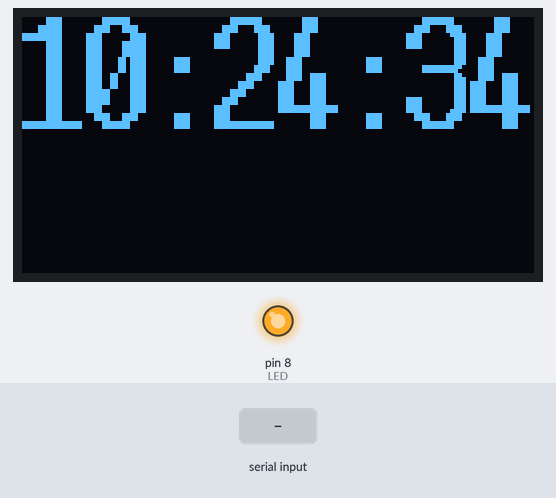
This sketch was run on a simulated Arduino Uno, built with avr-gcc and run on an emulated ATmega328P. Shown: 128×64 one-colour display, output pins drawn as LEDs (lit = HIGH). Dashed ring = blinking. The inputs (shaded band) are chosen by the test bench. The local clock reads 2024-03-15 10:24:30 at power-on unless the sketch sets it; pins used as bus, display or sensor lines are not drawn; what the sketch prints to the serial monitor is not drawn.

Above: at 4.2 s.
4.3 s: "h90\n" received over Serial
5.8 s: "90,45,200,10,150,30\n" received over Serial
At 6.7 s:
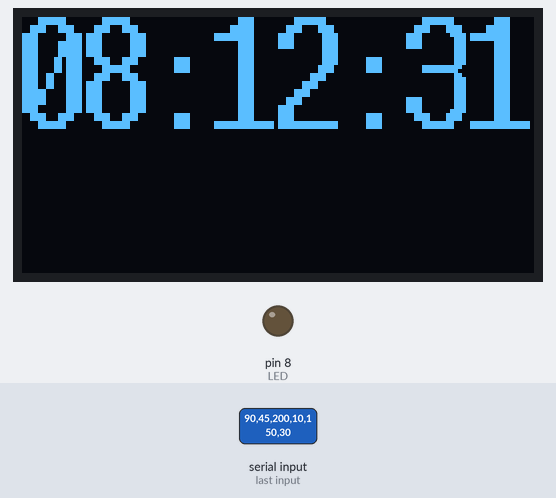
7.5 s: "w90\n" received over Serial
At 9.1 s:
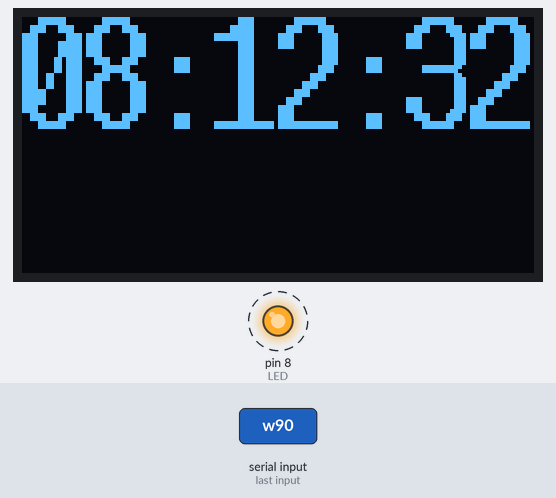
Timing chart, 0 to 15.5 s (numbered marks = the images above; inputs shaded):
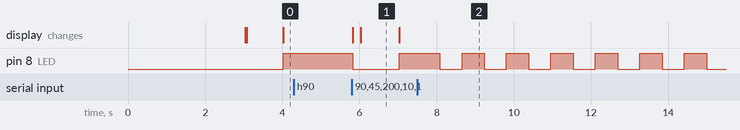

Measured:
- after the input at 4.3 s, every drawn part: stays the same
- after the input at 5.8 s, pin 8 (LED): HIGH → LOW at once, → HIGH 1.2 s later; the display: first changes at once (image 1 shows a later state)
- after the input at 7.5 s, pin 8 (LED): alternates HIGH for 0.58 s and LOW for 0.58 s, starting after 0.58 s
- what the display in image 1 shows lasts 1.0 s, from 6.0 s to 7.0 s

The sketch:

jt9Encode.ino
```cpp
/* jt9 with encode
  Anthony LE CREN F4GOH@orange.fr
  Created 16/7/2021
  the program send jt9 sequence every 2 minutes
  In serial Monitor
  key 'h' to set up RTC
  key 'w' to jt9 wspr sequence 85 symbols
*/


#include <SPI.h>
#include <EEPROM.h>
#include <DS3232RTC.h> //http://github.com/JChristensen/DS3232RTC
#include <Wire.h>
#include <Time.h>
#include "SSD1306AsciiWire.h"
#include <JTEncode.h>


SSD1306AsciiWire oled;  //afficheur oled;

JTEncode jtencode;

#define LED 8
#define W_CLK 13
#define FQ_UD 10
#define RESET 9
#define FREQUENCY 3570100  //base freq
#define MESSAGE "CQ F4GOH JN07"
#define JT9_TONE_SPACING        1.736f
#define JT9_DELAY               576


long factor = -1500;		//adjust frequency to band
int secPrec = 0;

tmElements_t tm;

uint8_t jt9Symb[JT9_SYMBOL_COUNT];

void setup() {


  Serial.begin(115200);
  Serial.print("hello");
  pinMode(LED, OUTPUT);
  oled.begin(&Adafruit128x64, 0x3C);
  oled.setFont(TimesNewRoman16_bold);
  oled.clear();
  oled.setCursor(5, 0);
  oled.println(F("JT9"));
  oled.setCursor(10, 3);   //x y
  oled.print(F("F4GOH 2021"));
  oled.setFont(fixednums15x31);
  delay(3000);
  oled.clear();
  initDds();

  setfreq(0, 0);
  setfreq(0, 0);


  memset(jt9Symb, 0, JT9_SYMBOL_COUNT);   //clear memory
  jtencode.jt9_encode(MESSAGE, jt9Symb);
  int n, lf;
  lf = 0;
  for (n = 0; n < JT9_SYMBOL_COUNT; n++) {   //print symbols on serial monitor
    if (lf % 16 == 0) {
      Serial.println();
      Serial.print(n);
      Serial.print(": ");
    }
    lf++;
    Serial.print(jt9Symb[n]);
    Serial.print(',');
  }
  Serial.println();
}


void loop() {
  char c;
  if (Serial.available() > 0) {
    c = Serial.read();
    Serial.println(c);
    if (c == 'h') {
      majRtc();
    }
    if (c == 'w') {
      sendJt9(FREQUENCY);
    }
  }
  RTC.read(tm);

  if ((tm.Minute % 2) == 0 && tm.Second == 0) {
    sendJt9(FREQUENCY);
  }

  if (secPrec != tm.Second) {
    Serial.print(tm.Hour);
    Serial.print(":");
    Serial.print(tm.Minute);
    Serial.print(":");
    Serial.println(tm.Second);
    char heure[10];
    sprintf(heure, "%02d:%02d:%02d", tm.Hour, tm.Minute, tm.Second);
    oled.setCursor(0, 0);
    oled.print(heure);    secPrec = tm.Second;
    if (tm.Second % 2 == 0) digitalWrite(LED, digitalRead(LED) ^ 1);
  }
  delay(10);
}


/********************************************************
  AD9850 routines
 ********************************************************/


void initDds()
{
  SPI.begin();
  pinMode(W_CLK, OUTPUT);
  pinMode(FQ_UD, OUTPUT);
  pinMode(RESET, OUTPUT);

  SPI.setBitOrder(LSBFIRST);
  SPI.setDataMode(SPI_MODE0);

  pulse(RESET);
  pulse(W_CLK);
  pulse(FQ_UD);

}

void pulse(int pin) {
  digitalWrite(pin, HIGH);
  // delay(1);
  digitalWrite(pin, LOW);
}


void setfreq(double f, uint16_t p) {
  uint32_t deltaphase;

  deltaphase = f * 4294967296.0 / (125000000 + factor);
  for (int i = 0; i < 4; i++, deltaphase >>= 8) {
    SPI.transfer(deltaphase & 0xFF);
  }
  SPI.transfer((p << 3) & 0xFF) ;
  pulse(FQ_UD);
}


void sendJt9(long freq) {

  int a = 0;
  for (int element = 0; element < JT9_SYMBOL_COUNT; element++) {    // For each element in the message
    a = int(jt9Symb[element]); //   get the numerical ASCII Code
    setfreq((double) freq + (double) a * JT9_TONE_SPACING, 0);
    delay(JT9_DELAY);
    Serial.print(a);
    digitalWrite(LED, digitalRead(LED) ^ 1);
  }
  setfreq(0, 0);
  Serial.println("EOT");
}

void majRtc()
{
  time_t t;
  //check for input to set the RTC, minimum length is 12, i.e. yy,m,d,h,m,s
  Serial.println(F("update time : format yy,m,d,h,m,s"));
  Serial.println(F("exemple : 2016,6,18,16,32,30, "));

  while (Serial.available () <= 12) {
  }
  //note that the tmElements_t Year member is an offset from 1970,
  //but the RTC wants the last two digits of the calendar year.
  //use the convenience macros from Time.h to do the conversions.
  int y = Serial.parseInt();
  if (y >= 100 && y < 1000)
    Serial.println(F("Error: Year must be two digits or four digits!"));
  else {
    if (y >= 1000)
      tm.Year = CalendarYrToTm(y);
    else    //(y < 100)
      tm.Year = y2kYearToTm(y);
    tm.Month = Serial.parseInt();
    tm.Day = Serial.parseInt();
    tm.Hour = Serial.parseInt();
    tm.Minute = Serial.parseInt();
    tm.Second = Serial.parseInt();
    t = makeTime(tm);
    RTC.set(t);        //use the time_t value to ensure correct weekday is set
    setTime(t);
    while (Serial.available () > 0) Serial.read();
  }
}
```

encode_rs_int.cpp
```cpp
// (licence header left out)
#include <string.h>
#include <JTEncode.h>
#include "int.h"
#include "rs_common.h"

void JTEncode::encode_rs_int(void *p, data_t *data, data_t *parity)
{
  struct rs *rs = (struct rs *)p;

  #undef A_0
  #define A_0 (NN) /* Special reserved value encoding zero in index form */

  {
    int i, j;
    data_t feedback;

    memset(parity,0,NROOTS*sizeof(data_t));

    for(i=0;i<NN-NROOTS-PAD;i++){
      feedback = INDEX_OF[data[i] ^ parity[0]];
      if(feedback != A_0){      /* feedback term is non-zero */
  #ifdef UNNORMALIZED
        /* This line is unnecessary when GENPOLY[NROOTS] is unity, as it must
         * always be for the polynomials constructed by init_rs()
         */
        feedback = MODNN(NN - GENPOLY[NROOTS] + feedback);
  #endif
        for(j=1;j<NROOTS;j++)
  	parity[j] ^= ALPHA_TO[MODNN(feedback + GENPOLY[NROOTS-j])];
      }
      /* Shift */
      memmove(&parity[0],&parity[1],sizeof(data_t)*(NROOTS-1));
      if(feedback != A_0)
        parity[NROOTS-1] = ALPHA_TO[MODNN(feedback + GENPOLY[0])];
      else
        parity[NROOTS-1] = 0;
    }
  }
}
```

init_rs_int.cpp
```cpp
// (licence header left out)
#include <string.h>
#include <stdlib.h>
#include <JTEncode.h>
#include "rs_common.h"

void JTEncode::free_rs_int(void * p)
{
  struct rs *rs = (struct rs *)p;

  free(rs->alpha_to);
  free(rs->index_of);
  free(rs->genpoly);
  free(rs);
}

void * JTEncode::init_rs_int(int symsize, int gfpoly, int fcr, int prim,
	int nroots, int pad)
{
  struct rs *rs;

  int i, j, sr,root,iprim;

  rs = ((struct rs *)0);
  /* Check parameter ranges */
  if(symsize < 0 || symsize > 8*sizeof(data_t)){
    goto done;
  }

  if(fcr < 0 || fcr >= (1<<symsize))
    goto done;
  if(prim <= 0 || prim >= (1<<symsize))
    goto done;
  if(nroots < 0 || nroots >= (1<<symsize))
    goto done; /* Can't have more roots than symbol values! */
  if(pad < 0 || pad >= ((1<<symsize) -1 - nroots))
    goto done; /* Too much padding */

  rs = (struct rs *)calloc(1,sizeof(struct rs));
  if(rs == ((struct rs *)0))
    goto done;

  rs->mm = symsize;
  rs->nn = (1<<symsize)-1;
  rs->pad = pad;

  rs->alpha_to = (data_t *)malloc(sizeof(data_t)*(rs->nn+1));
  if(rs->alpha_to == NULL){
    free(rs);
    rs = ((struct rs *)0);
    goto done;
  }
  rs->index_of = (data_t *)malloc(sizeof(data_t)*(rs->nn+1));
  if(rs->index_of == NULL){
    free(rs->alpha_to);
    free(rs);
    rs = ((struct rs *)0);
    goto done;
  }

  /* Generate Galois field lookup tables */
  rs->index_of[0] = A_0; /* log(zero) = -inf */
  rs->alpha_to[A_0] = 0; /* alpha**-inf = 0 */
  sr = 1;
  for(i=0;i<rs->nn;i++){
    rs->index_of[sr] = i;
    rs->alpha_to[i] = sr;
    sr <<= 1;
    if(sr & (1<<symsize))
      sr ^= gfpoly;
    sr &= rs->nn;
  }
  if(sr != 1){
    /* field generator polynomial is not primitive! */
    free(rs->alpha_to);
    free(rs->index_of);
    free(rs);
    rs = ((struct rs *)0);
    goto done;
  }

  /* Form RS code generator polynomial from its roots */
  rs->genpoly = (data_t *)malloc(sizeof(data_t)*(nroots+1));
  if(rs->genpoly == NULL){
    free(rs->alpha_to);
    free(rs->index_of);
    free(rs);
    rs = ((struct rs *)0);
    goto done;
  }
  rs->fcr = fcr;
  rs->prim = prim;
  rs->nroots = nroots;

  /* Find prim-th root of 1, used in decoding */
  for(iprim=1;(iprim % prim) != 0;iprim += rs->nn)
    ;
  rs->iprim = iprim / prim;

  rs->genpoly[0] = 1;
  for (i = 0,root=fcr*prim; i < nroots; i++,root += prim) {
    rs->genpoly[i+1] = 1;

    /* Multiply rs->genpoly[] by  @**(root + x) */
    for (j = i; j > 0; j--){
      if (rs->genpoly[j] != 0)
	rs->genpoly[j] = rs->genpoly[j-1] ^ rs->alpha_to[modnn(rs,rs->index_of[rs->genpoly[j]] + root)];
      else
	rs->genpoly[j] = rs->genpoly[j-1];
    }
    /* rs->genpoly[0] can never be zero */
    rs->genpoly[0] = rs->alpha_to[modnn(rs,rs->index_of[rs->genpoly[0]] + root)];
  }
  /* convert rs->genpoly[] to index form for quicker encoding */
  for (i = 0; i <= nroots; i++)
    rs->genpoly[i] = rs->index_of[rs->genpoly[i]];
 done:;

  return rs;
}
```
